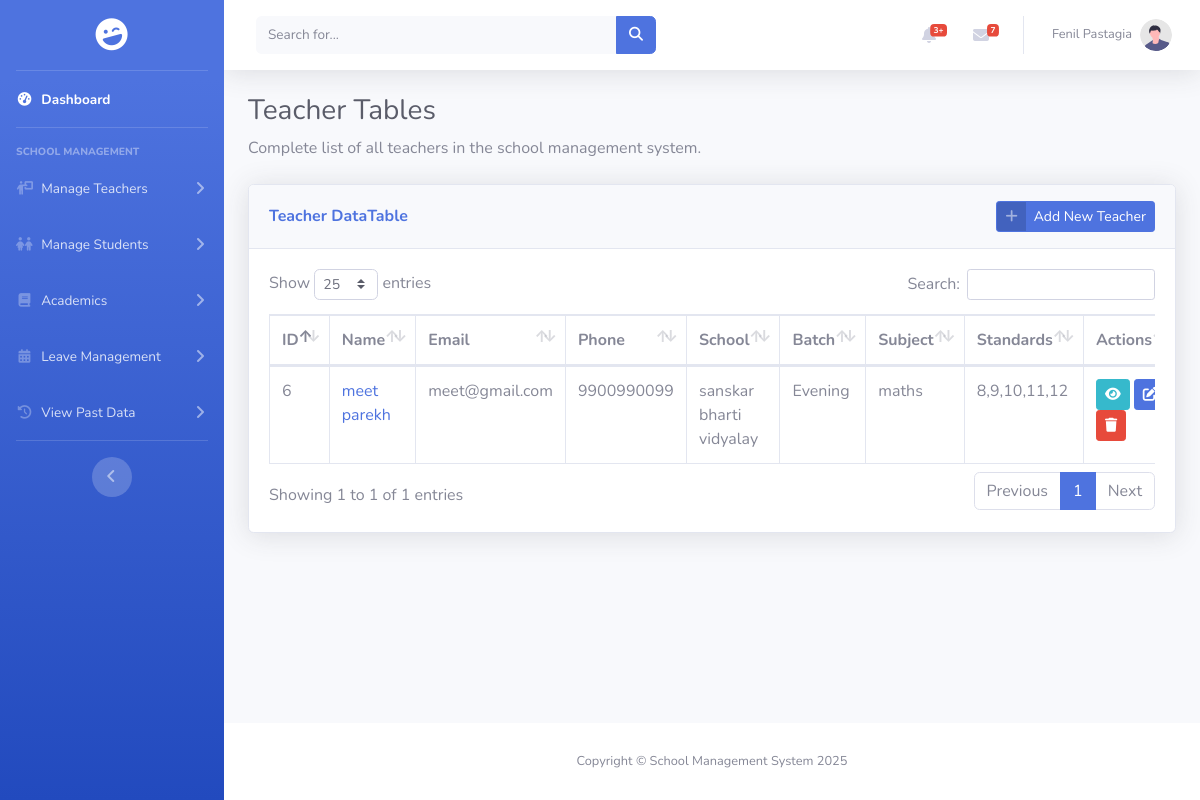
/pages/teacher/teacher_list.php (signed in), run on an earlier commit of the app's database.
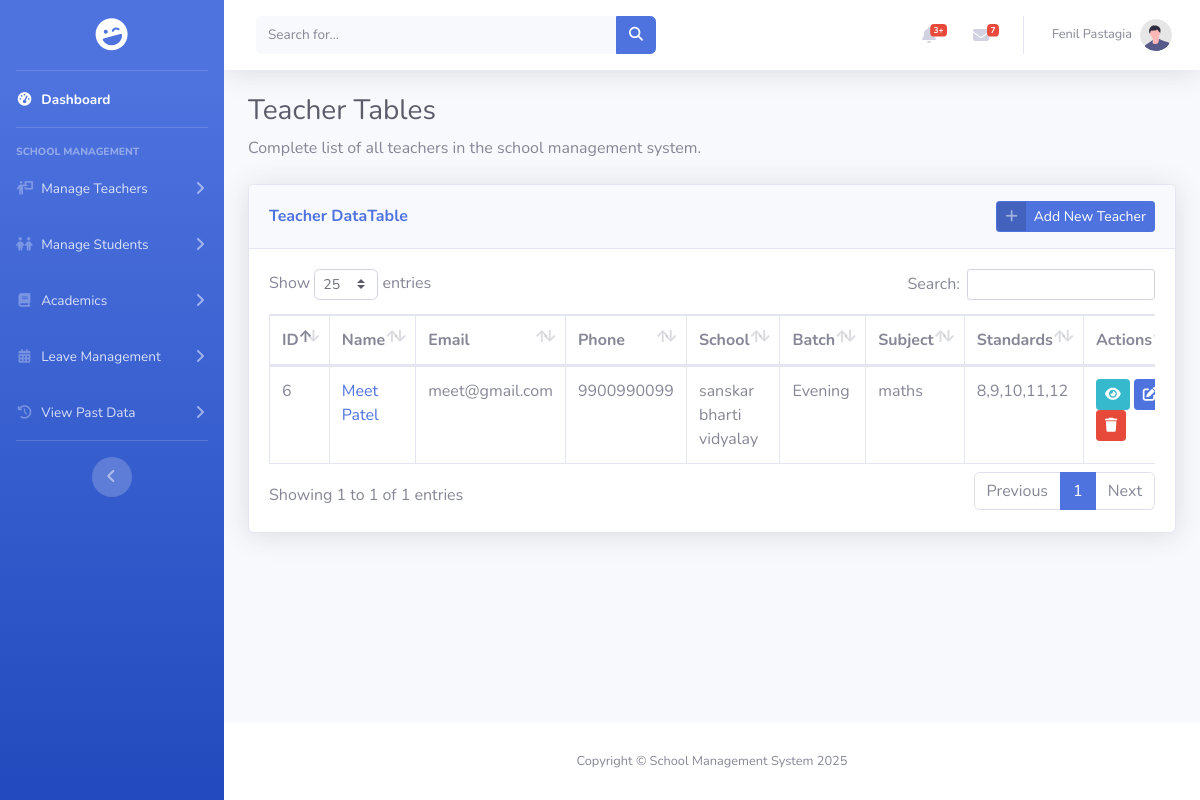
And on a later commit of the database.
### tables this page shows
CREATE TABLE `teacher` (
  `id` int(11) NOT NULL,
  `teacher_image` varchar(255) DEFAULT NULL,
  `teacher_name` varchar(50) NOT NULL,
  `phone` varchar(10) NOT NULL,
  `school_id` int(11) NOT NULL,
  `dob` date NOT NULL,
  `gender` enum('Male','Female','Others') NOT NULL,
  `blood_group` enum('A+','A-','B+','B-','AB+','AB-','O+','O-') NOT NULL,
  `address` text DEFAULT NULL,
  `email` varchar(50) NOT NULL,
  `password` varchar(255) NOT NULL,
  `qualification` varchar(100) DEFAULT NULL,
  `subject` varchar(100) DEFAULT NULL,
  `language_known` varchar(100) DEFAULT NULL,
  `salary` int(11) DEFAULT NULL,
  `std` set('Nursery','Junior','Senior','1','2','3','4','5','6','7','8','9','10','11','12') DEFAULT NULL,
  `experience` varchar(10) DEFAULT NULL,
  `batch` enum('Morning','Evening') DEFAULT NULL,
  `class_teacher` tinyint(1) DEFAULT 0,
  `class_teacher_std` varchar(50) DEFAULT NULL
);

CREATE TABLE `school` (
  `id` int(11) NOT NULL,
  `school_logo` varchar(255) DEFAULT NULL,
  `school_name` varchar(100) DEFAULT NULL,
  `email` varchar(50) DEFAULT NULL,
  `phone` varchar(10) DEFAULT NULL,
  `school_opening` date DEFAULT NULL,
  `school_type` enum('Government','Private') DEFAULT NULL,
  `education_board` set('CBSE','State','IGCSE') DEFAULT NULL,
  `school_medium` set('English','Hindi','Regional Language') DEFAULT NULL,
  `school_category` set('Pre-Primary','Primary','Upper Primary','Secondary','Higher Secondary') DEFAULT NULL,
  `address` text DEFAULT NULL
);

### pages/teacher/teacher_list.php (the view, shortened to what the changed rows need)
<?php
include_once "../../includes/connect.php";
$query = "SELECT t.id, t.teacher_name, t.email, t.phone, t.subject, t.std, t.batch,
                sc.school_name
        FROM teacher t
        LEFT JOIN school sc ON t.school_id = sc.id
        ORDER BY t.id ASC";
$result = mysqli_query($conn, $query);
?>
<!DOCTYPE html>
<html lang="en">
<head>
    <link href="../../assets/vendor/fontawesome-free/css/all.min.css" rel="stylesheet" type="text/css">
    <link href="../../assets/css/sb-admin-2.min.css" rel="stylesheet">
    <link rel="stylesheet" href="https://cdnjs.cloudflare.com/ajax/libs/font-awesome/6.5.2/css/all.min.css" />
    <link href="../../assets/vendor/datatables/dataTables.bootstrap4.min.css" rel="stylesheet">
</head>
<body id="page-top">
    <div id="wrapper">
        <div id="content-wrapper" class="d-flex flex-column">
            <div id="content">
                <div class="container-fluid">
                    <h1 class="h3 mb-2 text-gray-800">Teacher Tables</h1>
                    <div class="card shadow mb-4">
                        <div class="card-body">
                            <div class="table-responsive">
                                <table class="table table-bordered" id="dataTable" width="100%" cellspacing="0">
                                    <thead>
                                        <tr>
                                            <th>ID</th>
                                            <th>Name</th>
                                            <th>Email</th>
                                            <th>Phone</th>
                                            <th>School</th>
                                            <th>Batch</th>
                                            <th>Subject</th>
                                            <th>Standards</th>
                                            <th>Actions</th>
                                        </tr>
                                    </thead>
                                    <tbody>
                                        <?php
                                        if ($result && mysqli_num_rows($result) > 0) {
                                            while ($row = mysqli_fetch_assoc($result)) {
                                                echo "<tr>";
                                                echo "<td>" . htmlspecialchars($row['id']) . "</td>";
                                                echo "<td><a href='view.php?id=" . $row['id'] . "'>" . htmlspecialchars($row['teacher_name'] ?? 'N/A') . "</a></td>";
                                                echo "<td>" . htmlspecialchars($row['email'] ?? 'N/A') . "</td>";
                                                echo "<td>" . htmlspecialchars($row['phone'] ?? 'N/A') . "</td>";
                                                echo "<td>" . htmlspecialchars($row['school_name'] ?? 'N/A') . "</td>";
                                                echo "<td>" . htmlspecialchars($row['batch'] ?? 'N/A') . "</td>";
                                                echo "<td>" . htmlspecialchars($row['subject'] ?? 'N/A') . "</td>";
                                                echo "<td>" . htmlspecialchars($row['std'] ?? 'N/A') . "</td>";
                                                echo "<td>";
                                                echo "<a href='view.php?id=" . $row['id'] . "' class='btn btn-info btn-sm mr-1' title='View'><i class='fas fa-eye'></i></a>";
                                                echo "<a href='edit.php?id=" . $row['id'] . "' class='btn btn-primary btn-sm mr-1' title='Edit'><i class='fas fa-edit'></i></a>";
                                                echo "<button class='btn btn-danger btn-sm' onclick='confirmDelete(" . $row['id'] . ")' title='Delete'><i class='fas fa-trash'></i></button>";
                                                echo "</td>";
                                                echo "</tr>";
                                            }
                                        } else {
                                            echo "<tr><td colspan='9' class='text-center'>No teachers found</td></tr>";
                                        }
                                        ?>
                                    </tbody>
                                </table>
                            </div>
                        </div>
                    </div>
                </div>
            </div>
            </div>
    </div>
</body>
</html>

What changed in the data, as far as the page shows it:
changed teacher "meet@gmail.com": teacher_name "meet parekh" → "Meet Patel"
